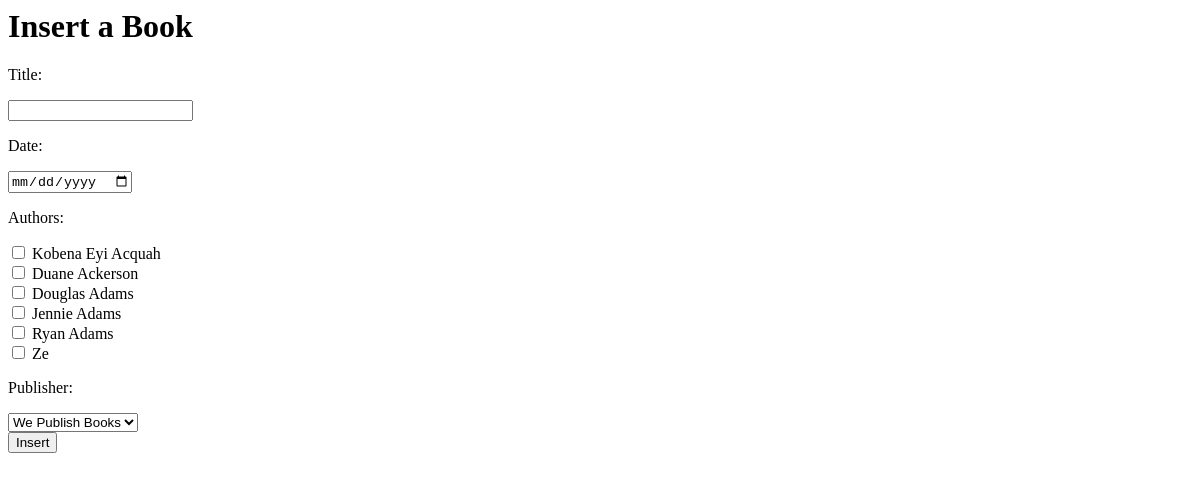
The app's page /insertBook/, older data.
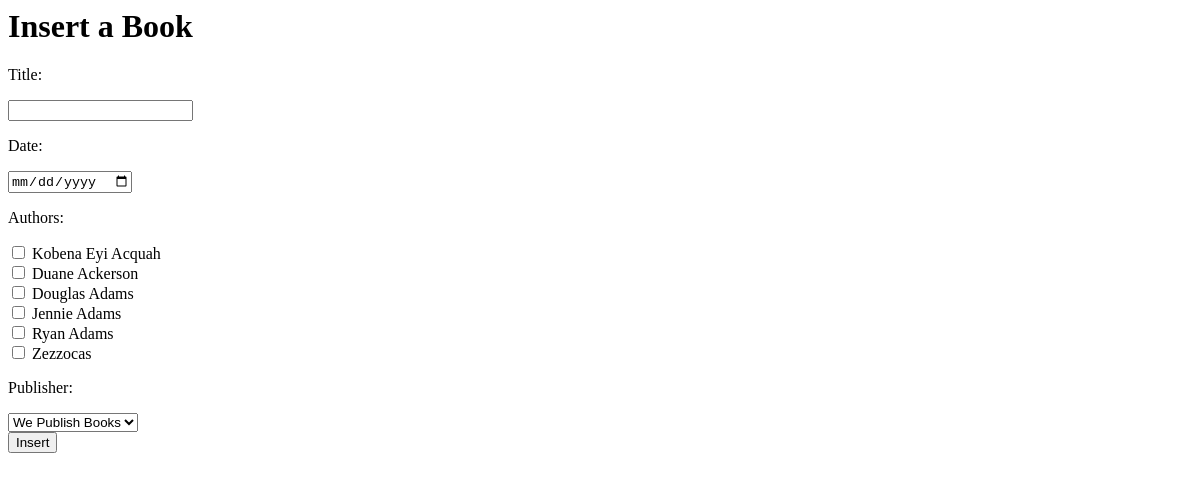
The same page, newer data.
### app/models.py (models this page shows)
class Author(models.Model):
    name = models.CharField(max_length=70)
    email = models.EmailField()
    def __str__(self):
        return self.name

### app/views.py (the view, shortened to what this page needs)
# urls.py: path('insertBook/', views.insertBook, name='insertBook'),
def insertBook(request):
    if request.method == 'GET':
        return render(request, 'insertBook.html',
                      {'authors': Author.objects.all(), 'publishers': Publisher.objects.all()})

### app/models.py (called while the page is built)
    def __str__(self):
        return self.name

### app/templates/insertBook.html (shortened to what this page needs)
{% block content %}
    <h1>Insert a Book</h1>
    <form action="." method="post">
        <p>Title:</p><input type="text" name="title">
        <p>Date:</p><input type="date" name="date" >
        <p>Authors: </p>
        {% for author in authors %}
            <input type="checkbox" name="authors" value="{{ author }}"> {{ author.name }} </br>
        {% endfor %}
        <p>Publisher:</p>
        <select name="publisher">
            {% for publisher in publishers %}
                <option value="{{ publisher }}">{{ publisher.name }}</option>
            {% endfor %}
        </select></br>
        <input type="submit" value="Insert">
    </form>
{% endblock %}

Row changes from the older to the newer data that the page shows:
changed Author: name "Ze" → "Zezzocas"
